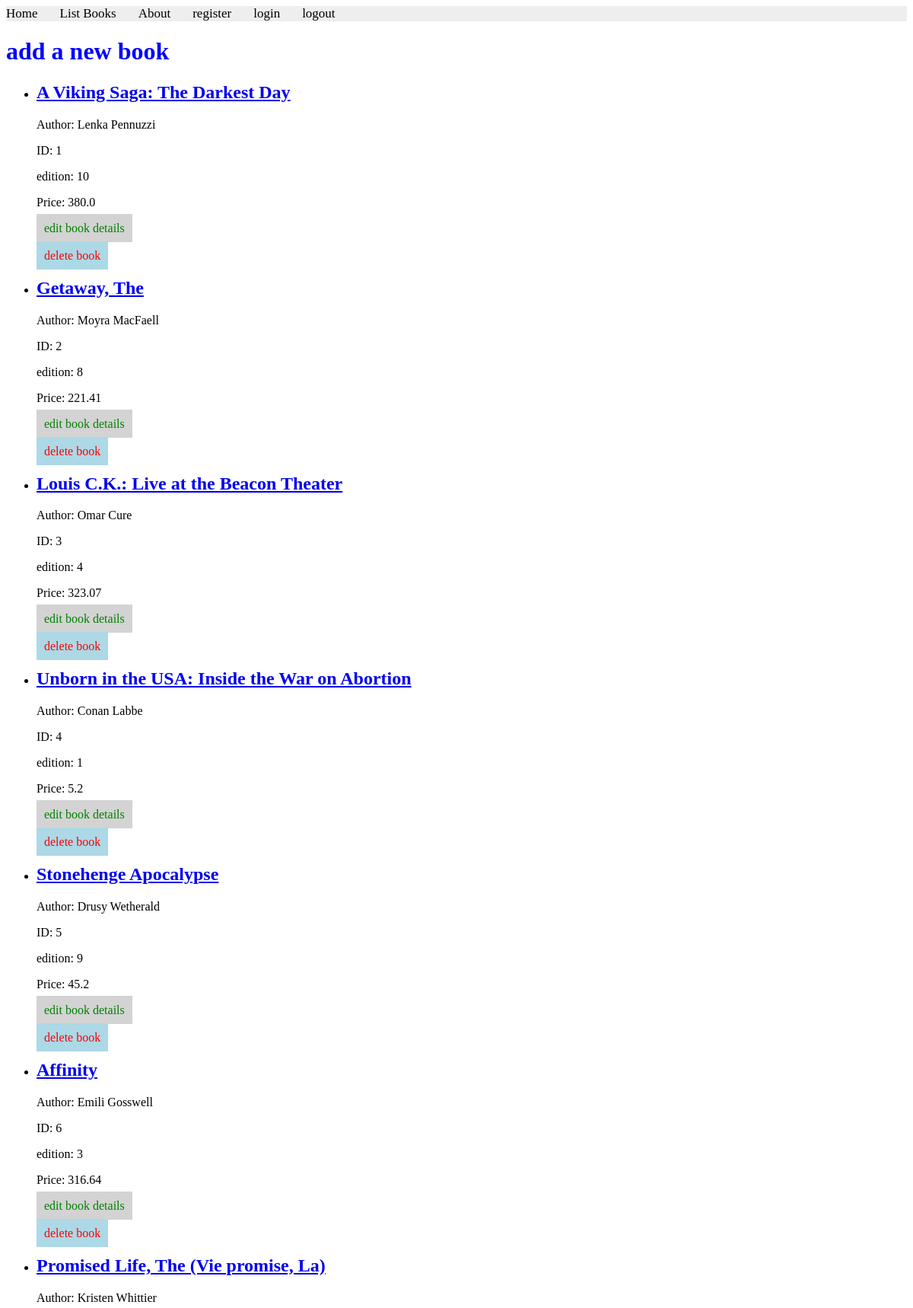
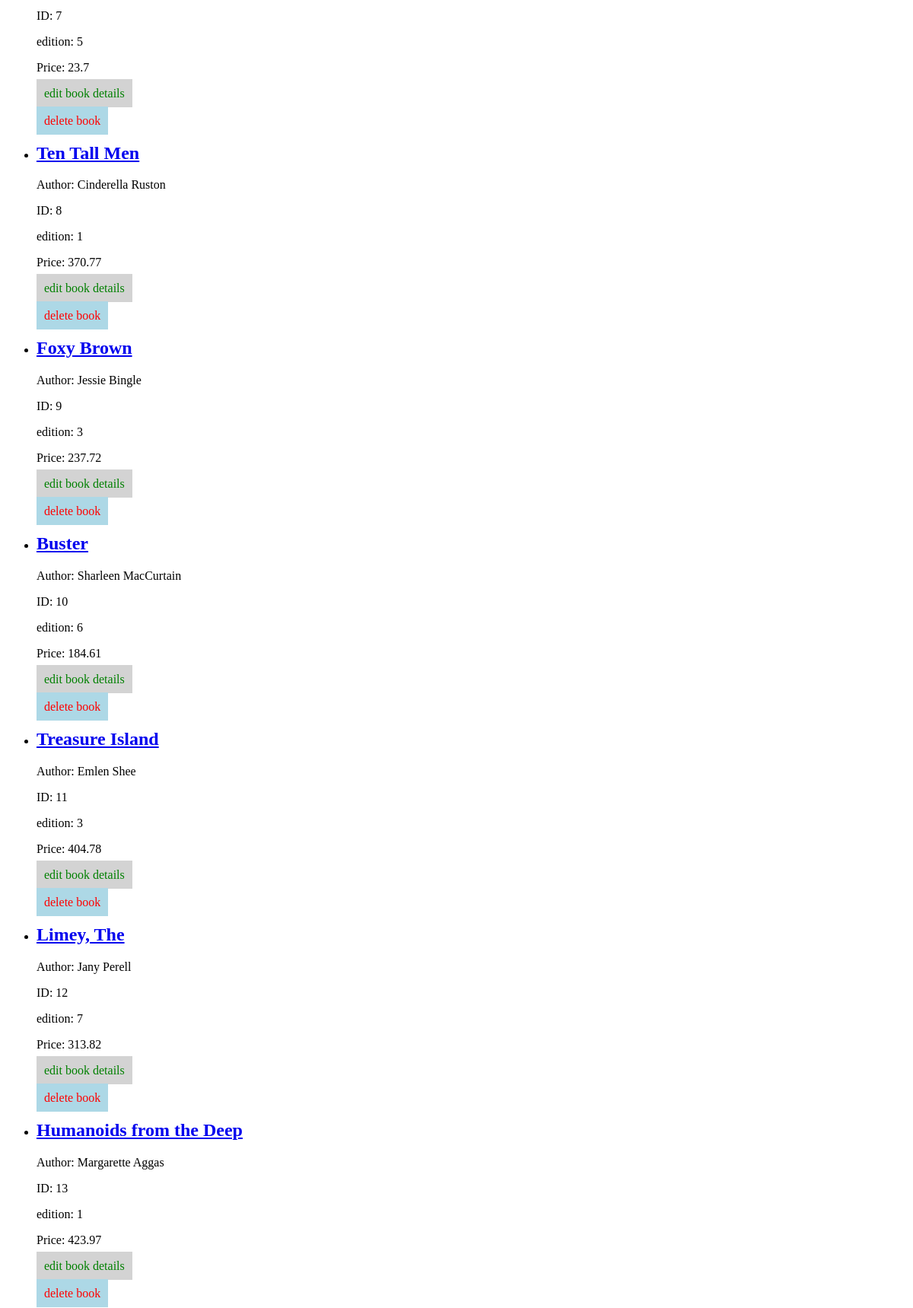
Screenshot of /books/lab9_part2/listbooks/ (upper part) with the database file from the repository (2 pictures, top to bottom).
### apps/bookmodule/models.py (models this page shows)
class Book(models.Model):
    title = models.CharField(max_length = 50)
    author = models.CharField(max_length = 50)
    price = models.FloatField(default = 0.0)
    edition = models.SmallIntegerField(default = 1)

### apps/bookmodule/views.py (the view)
# urls.py: path('lab9_part2/listbooks/',views.listbooks_django,name="books.l9p2t1"),
def listbooks_django(request):
  mybook = Book.objects.all()
  return render(request,'bookmodule/listBooks_django.html', {'books':mybook})

### apps/templates/bookmodule/listBooks_django.html (shortened to what this page needs)
<html lang="en">
<head>
{% extends "layouts/base.html" %}
{% load static %}
{% block stylesheets %} <link rel="stylesheet" href="{% static 'lab9-10_style.css' %}"> {% endblock %}
{% block content %}
    <a href="{% url 'books.l9p2t2' %}" class="linkadd" target="_self"><h1>add a new book</h1></a>
    {% if books %}
        <ul>
        {% for book in books %}
            <li>
                <a href="{% url 'books.showsinglebook' Id=book.id %}"><h2>{{ book.title }}</h2></a>
                <p>Author: {{ book.author }}</p>
                <p>ID: {{ book.id }}</p>
                <p>edition: {{book.edition}}</p>
                <p>Price: {{book.price}}</p>
                <a href="{% url 'books.l9p2t3' Id=book.id %}" class="linkedit"> edit book details </a>
                <br> <br>
                <a href="{% url 'books.l9p2t4' Id=book.id %}" class="linkdelete"> delete book </a>
            </li>
        {% endfor %}
        </ul>
    {% else %}
        <p>No books found.</p>
    {% endif %}
{% endblock content %}

### apps/static/lab9-10_style.css (style rules this page uses)
.linkadd { color: blue; text-decoration: none; }
.linkedit { color: green; background-color: lightgray; padding: 10px; text-decoration: none; }
.linkdelete { color: red; background-color: lightblue; padding: 10px; text-decoration: none; }

### rows the page displays
Book: title "A Viking Saga: The Darkest Day", author "Lenka Pennuzzi", id "1", edition "10", price "380.0"
Book: title "Getaway, The", author "Moyra MacFaell", id "2", edition "8", price "221.41"
Book: title "Louis C.K.: Live at the Beacon Theater", author "Omar Cure", id "3", edition "4", price "323.07"
Book: title "Unborn in the USA: Inside the War on Abortion", author "Conan Labbe", id "4", edition "1", price "5.2"
Book: title "Stonehenge Apocalypse", author "Drusy Wetherald", id "5", edition "9", price "45.2"
Book: title "Affinity", author "Emili Gosswell", id "6", edition "3", price "316.64"
Book: title "Promised Life, The (Vie promise, La)", author "Kristen Whittier", id "7", edition "5", price "23.7"
Book: title "Ten Tall Men", author "Cinderella Ruston", id "8", edition "1", price "370.77"
Book: title "Foxy Brown", author "Jessie Bingle", id "9", edition "3", price "237.72"
Book: title "Buster", author "Sharleen MacCurtain", id "10", edition "6", price "184.61"
Book: title "Treasure Island", author "Emlen Shee", id "11", edition "3", price "404.78"
Book: title "Limey, The", author "Jany Perell", id "12", edition "7", price "313.82"
Book: title "Humanoids from the Deep", author "Margarette Aggas", id "13", edition "1", price "423.97"
